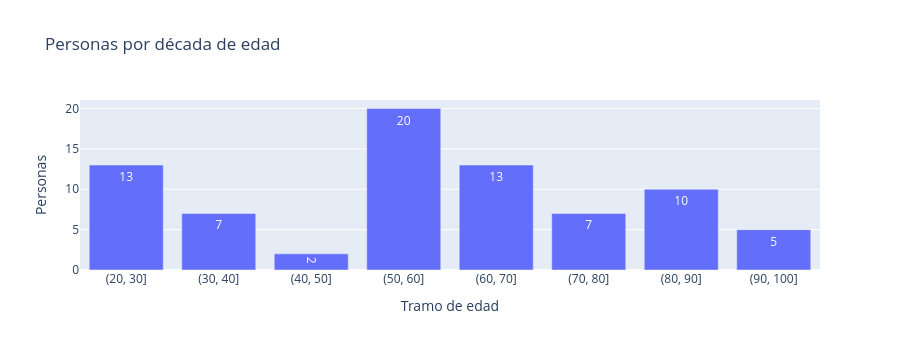

Notebook source saved alongside this figure:
### Markdown cell above
El rango de edad es amplio (25 a 101 años), lo cual es favorable: un modelo de edad cerebral
necesita variabilidad en la variable objetivo para poder aprender algo. Conviene revisar, sin
embargo, si la distribución es uniforme o si hay concentraciones que puedan sesgar el modelo hacia
determinadas franjas.

### Code cell
# Comprobación de uniformidad: ¿está la edad repartida o concentrada en pocos tramos?
tramos = pd.cut(personas["age"], bins=range(20, 110, 10))
conteo = tramos.value_counts().sort_index().rename_axis("Tramo de edad").reset_index(name="Personas")
conteo["Tramo de edad"] = conteo["Tramo de edad"].astype(str)
print(conteo.to_string(index=False))

px.bar(conteo, x="Tramo de edad", y="Personas", text="Personas",
       title="Personas por década de edad").update_layout(height=350).show()

### Figure 1 — Plotly figure (JSON) as saved in the notebook; plotly's stock layout.template omitted (floating-point values rounded to 4 significant figures)
{"data": [{"hovertemplate": "Tramo de edad=%{x}<br>Personas=%{text}<extra></extra>", "legendgroup": "", "marker": {"color": "#636efa", "pattern": {"shape": ""}}, "name": "", "orientation": "v", "showlegend": false, "text": [13.0, 7.0, 2.0, 20.0, 13.0, 7.0, 10.0, 5.0], "textposition": "auto", "type": "bar", "x": ["(20, 30]", "(30, 40]", "(40, 50]", "(50, 60]", "(60, 70]", "(70, 80]", "(80, 90]", "(90, 100]"], "xaxis": "x", "y": [13, 7, 2, 20, 13, 7, 10, 5], "yaxis": "y"}], "layout": {"barmode": "relative", "height": 350, "legend": {"tracegroupgap": 0}, "title": {"text": "Personas por década de edad"}, "xaxis": {"anchor": "y", "domain": [0.0, 1.0], "title": {"text": "Tramo de edad"}}, "yaxis": {"anchor": "x", "domain": [0.0, 1.0], "title": {"text": "Personas"}}}}
